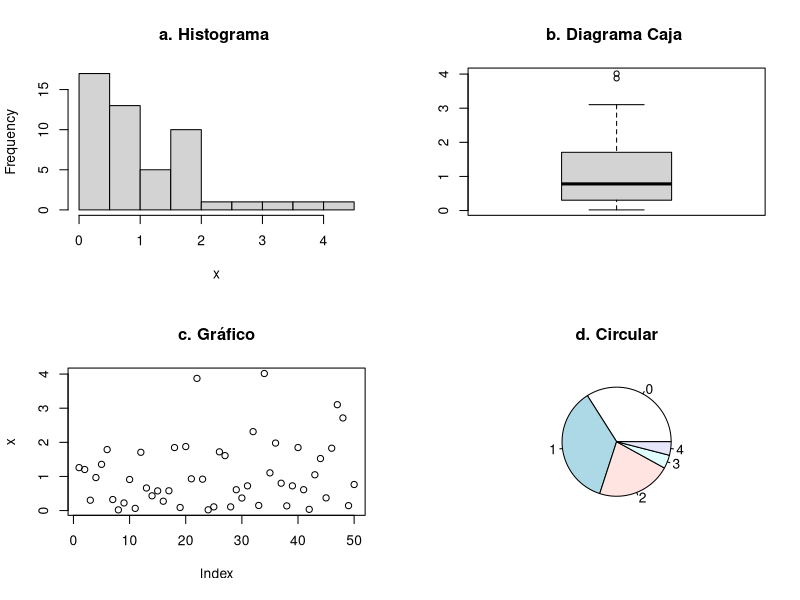

This chart was generated by the following R code:

# Rscript cuatro.chart.r

# Datos
x <- rexp(50)

pdf(file="CuatroChart.pdf")

# Una fila, dos columnas
par(mfrow = c(2, 2))

# Los siguientes gráficos se combinarán
hist(x,              main = "a. Histograma ")     # Izquierda
boxplot(x,           main = "b. Diagrama Caja ")  # Derecha
plot(x,              main = "c. Gráfico")         # Abajo izquierda
pie(table(round(x)), main = "d. Circular")        # Abajo derecha


# Oscar Núñez Mori. Jaén, 10-Jul-2024. Basado en:
#  - R Charts (2024). Combinar gráficos en R.
#    https://r-charts.com/es/r-base/combinar-graficos/

